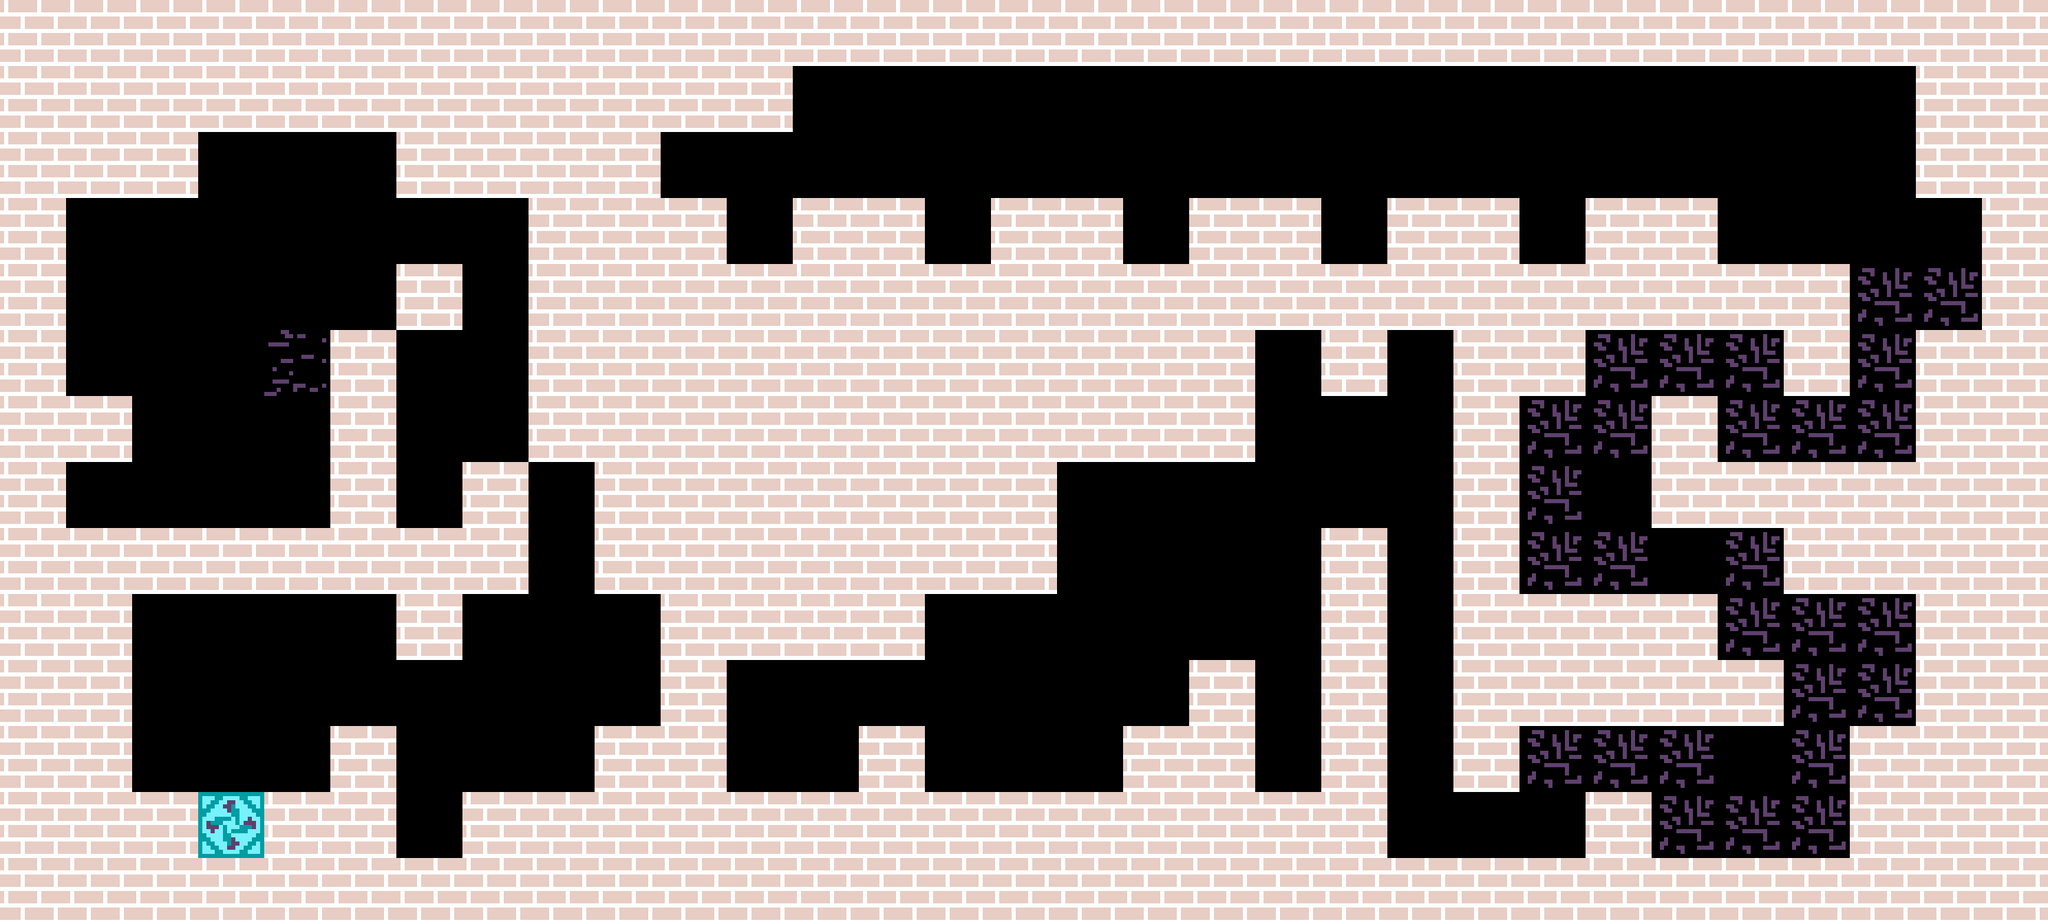

Tiled map render using the project's own tile images. Description and the map definition, with tile-layer contents summarised, below:
An orthogonal 31x14 tile map with 96x96 px tiles, 3 tile layers (Terrain, Enemies, Decoration) and 61 objects (20x FallingSpike, 14x Canon, 13x Coin, 4x EndBall, 2x Teleport Start Location, ...).

<map version="1.10" tiledversion="1.11.0" orientation="orthogonal" renderorder="right-down" width="31" height="14" tilewidth="96" tileheight="96" infinite="0" nextlayerid="7" nextobjectid="65">
 <properties>
  <property name="InvincibilityLength" type="int" value="7500" />
  <property name="SpikeFallSpeed" type="int" value="438" />
 </properties>
 <tileset firstgid="1" source="../Tilesets/platformerTiles.tsx" />
 <layer id="1" name="Terrain" width="31" height="14">
  <data>[434 cells, 154 non-empty, 2 distinct tile ids]</data>
 </layer>
 <layer id="2" name="Enemies" width="31" height="14">
  <data>[434 cells, 28 non-empty, 2 distinct tile ids]</data>
 </layer>
 <layer id="3" name="Decoration" width="31" height="14">
  <data>[434 cells, 107 non-empty, 1 distinct tile ids]</data>
 </layer>
 <objectgroup id="4" name="Interactable">
  <object id="53" name="EndFragmentBall" gid="64" x="960" y="288" width="96" height="96" />
  <object id="54" name="EndBall" gid="8" x="2400" y="864" width="96" height="96">
   <properties>
    <property name="Active" type="bool" value="true" />
    <property name="Trim" value="BottomRight" />
   </properties>
  </object>
  <object id="55" name="EndBall" gid="8" x="1824" y="576" width="96" height="96">
   <properties>
    <property name="Active" type="bool" value="true" />
    <property name="Trim" value="TopLeft" />
   </properties>
  </object>
  <object id="56" name="EndBall" gid="8" x="576" y="672" width="96" height="96">
   <properties>
    <property name="Active" type="bool" value="true" />
    <property name="Trim" value="BottomLeft" />
   </properties>
  </object>
  <object id="57" name="EndBall" gid="8" x="576" y="576" width="96" height="96">
   <properties>
    <property name="Active" type="bool" value="true" />
    <property name="Trim" value="TopRight" />
   </properties>
  </object>
  <object id="59" name="StartBall" gid="10" x="288" y="1056" width="96" height="96" />
  <object id="60" name="Teleport Start Location" gid="16" x="96" y="768" width="96" height="96">
   <properties>
    <property name="Active" type="bool" value="true" />
    <property name="ID" type="int" value="1" />
   </properties>
  </object>
  <object id="61" name="Teleport Start Location" gid="16" x="768" y="864" width="96" height="96">
   <properties>
    <property name="Active" type="bool" value="true" />
    <property name="ID" type="int" value="0" />
   </properties>
  </object>
  <object id="62" name="Teleport End Location" gid="14" x="384" y="768" width="96" height="96">
   <properties>
    <property name="Active" type="bool" value="true" />
    <property name="ID" type="int" value="0" />
   </properties>
  </object>
  <object id="63" name="Teleport End Location" gid="14" x="1056" y="1152" width="96" height="96">
   <properties>
    <property name="Active" type="bool" value="true" />
    <property name="ID" type="int" value="1" />
   </properties>
  </object>
 </objectgroup>
 <objectgroup id="5" name="Interactable Enemies">
  <object id="14" name="FallingSpike" gid="45" x="768" y="768" width="96" height="96">
   <properties>
    <property name="Automatic" type="bool" value="false" />
    <property name="LimitedRange" type="bool" value="false" />
    <property name="Orientation" value="Down" />
   </properties>
  </object>
  <object id="17" name="FallingSpike" gid="45" x="480" y="288" width="96" height="96">
   <properties>
    <property name="Automatic" type="bool" value="false" />
    <property name="LimitedRange" type="bool" value="false" />
    <property name="Orientation" value="Down" />
   </properties>
  </object>
  <object id="19" name="FallingSpike" gid="45" x="1248" y="192" width="96" height="96">
   <properties>
    <property name="Automatic" type="bool" value="false" />
    <property name="LimitedRange" type="bool" value="false" />
    <property name="Orientation" value="Down" />
   </properties>
  </object>
  <object id="22" name="FallingSpike" gid="45" x="1536" y="192" width="96" height="96">
   <properties>
    <property name="Automatic" type="bool" value="false" />
    <property name="LimitedRange" type="bool" value="false" />
    <property name="Orientation" value="Down" />
   </properties>
  </object>
  <object id="24" name="FallingSpike" gid="45" x="1824" y="192" width="96" height="96">
   <properties>
    <property name="Automatic" type="bool" value="false" />
    <property name="LimitedRange" type="bool" value="false" />
    <property name="Orientation" value="Down" />
   </properties>
  </object>
  <object id="26" name="FallingSpike" gid="45" x="2112" y="192" width="96" height="96">
   <properties>
    <property name="Automatic" type="bool" value="false" />
    <property name="LimitedRange" type="bool" value="false" />
    <property name="Orientation" value="Down" />
   </properties>
  </object>
  <object id="28" name="FallingSpike" gid="45" x="2400" y="192" width="96" height="96">
   <properties>
    <property name="Automatic" type="bool" value="false" />
    <property name="LimitedRange" type="bool" value="false" />
    <property name="Orientation" value="Down" />
   </properties>
  </object>
  <object id="20" name="FallingSpike" gid="45" x="1344" y="192" width="96" height="96">
   <properties>
    <property name="Automatic" type="bool" value="false" />
    <property name="LimitedRange" type="bool" value="false" />
    <property name="Orientation" value="Down" />
   </properties>
  </object>
  <object id="21" name="FallingSpike" gid="45" x="1632" y="192" width="96" height="96">
   <properties>
    <property name="Automatic" type="bool" value="false" />
    <property name="LimitedRange" type="bool" value="false" />
    <property name="Orientation" value="Down" />
   </properties>
  </object>
  <object id="30" name="FallingSpike" gid="45" x="1824" y="672" width="96" height="96">
   <properties>
    <property name="Automatic" type="bool" value="false" />
    <property name="LimitedRange" type="bool" value="false" />
    <property name="Orientation" value="Down" />
   </properties>
  </object>
  <object id="31" name="FallingSpike" gid="45" x="2016" y="576" width="96" height="96">
   <properties>
    <property name="Automatic" type="bool" value="false" />
    <property name="LimitedRange" type="bool" value="false" />
    <property name="Orientation" value="Down" />
   </properties>
  </object>
  <object id="32" name="FallingSpike" gid="45" x="1824" y="1152" width="96" height="96">
   <properties>
    <property name="Automatic" type="bool" value="false" />
    <property name="LimitedRange" type="bool" value="false" />
    <property name="Orientation" value="Up" />
   </properties>
  </object>
  </objectgroup>
 <objectgroup id="6" name="Collectable">
  <!-- 16 objects omitted --></objectgroup>
</map>
<!-- 39 of 61 objects omitted -->
